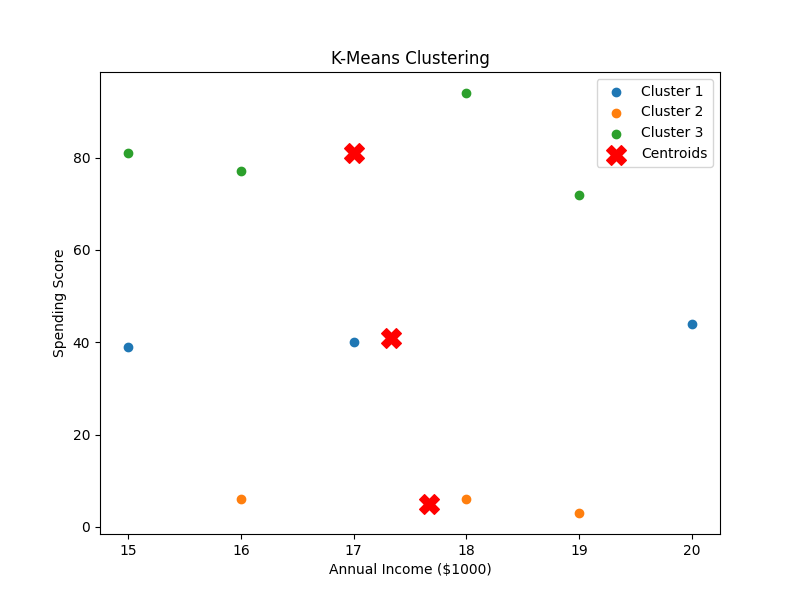

Source code (Python):
import numpy as np
import matplotlib.pyplot as plt

# K-Means Clustering Implementation
class KMeans:
    def __init__(self, k=3, max_iters=100, random_state=42):
        self.k = k
        self.max_iters = max_iters
        self.centroids = []
        self.labels = []
        self.random_state = random_state

    def fit(self, data, initial_centroids=None):
        data = np.array(data)

        # 1. Initialize centroids
        if initial_centroids:
            self.centroids = np.array(initial_centroids)
        else:
            rng = np.random.default_rng(self.random_state)
            indices = rng.choice(len(data), self.k, replace=False)
            self.centroids = data[indices]

        for iteration in range(self.max_iters):
            # 2. Assign labels
            labels = []
            for point in data:
                distances = [self.euclidean_distance(point, c) for c in self.centroids]
                labels.append(np.argmin(distances))
            labels = np.array(labels)

            # 3. Compute new centroids
            new_centroids = []
            for i in range(self.k):
                cluster_points = data[labels == i]
                if len(cluster_points) > 0:
                    new_centroids.append(np.mean(cluster_points, axis=0))
                else:
                    # If a cluster has no points, keep old centroid
                    new_centroids.append(self.centroids[i])
            new_centroids = np.array(new_centroids)

            # 4. Check convergence
            if np.allclose(self.centroids, new_centroids):
                break

            self.centroids = new_centroids

        self.labels = labels.tolist()
        return self

    def predict(self, point):
        distances = [self.euclidean_distance(point, c) for c in self.centroids]
        return np.argmin(distances)

    @staticmethod
    def euclidean_distance(point1, point2):
        return np.sqrt(np.sum((np.array(point1) - np.array(point2)) ** 2))


# Visualization function
def plot_clusters(data, labels, centroids):
    data = np.array(data)
    labels = np.array(labels)
    centroids = np.array(centroids)

    plt.figure(figsize=(8, 6))
    for i in range(len(centroids)):
        plt.scatter(data[labels == i, 0], data[labels == i, 1], label=f'Cluster {i+1}')
    plt.scatter(centroids[:, 0], centroids[:, 1], c='red', marker='X', s=200, label='Centroids')
    plt.title('K-Means Clustering')
    plt.xlabel('Annual Income ($1000)')
    plt.ylabel('Spending Score')
    plt.legend()
    plt.savefig("task15_1.png")
    plt.show()


# Main Execution
if __name__ == "__main__":
    data = [
        [15, 39], [15, 81], [16, 6], [16, 77], [17, 40],
        [18, 6], [18, 94], [19, 3], [19, 72], [20, 44]
    ]

    kmeans = KMeans(k=3)
    kmeans.fit(data)

    print("Centroids:", kmeans.centroids)
    print("Labels:", kmeans.labels)
    plot_clusters(data, kmeans.labels, kmeans.centroids)